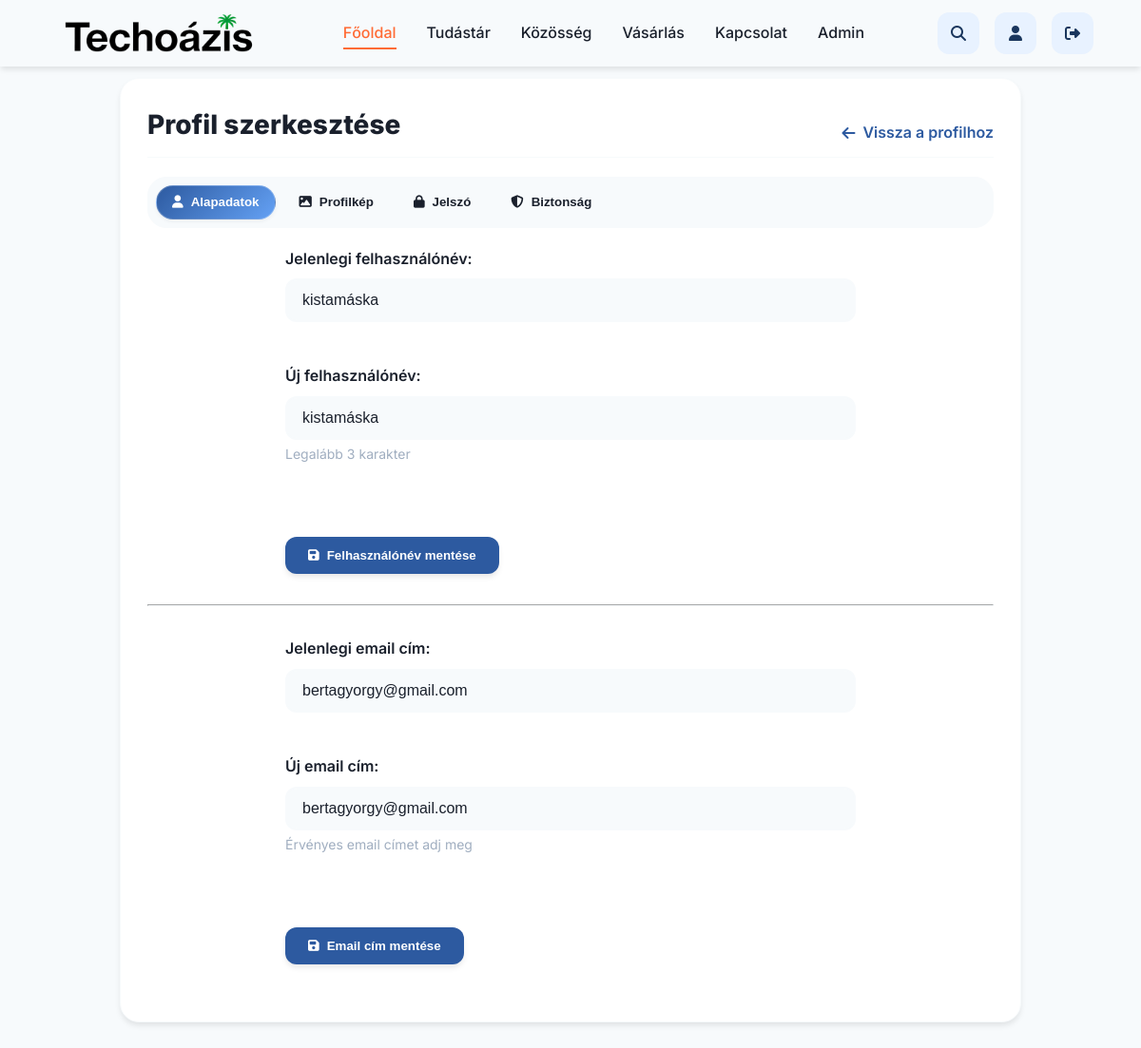
The page /profile_edit.php (signed in) on the database its author committed.
### tables this page shows
CREATE TABLE `users` (
  `user_id` int(11) NOT NULL,
  `username` varchar(100) NOT NULL,
  `email` varchar(255) NOT NULL,
  `user_password` varchar(255) NOT NULL,
  `is_active` char(1) NOT NULL DEFAULT 'A',
  `registration_date` datetime DEFAULT current_timestamp(),
  `user_role` char(1) NOT NULL,
  `ip` varchar(45) DEFAULT NULL,
  `activation_code` varchar(128) DEFAULT NULL,
  `profile_image` varchar(255) NOT NULL DEFAULT 'images/anonymous.png',
  `total_posts` int(11) DEFAULT 0,
  `total_comments` int(11) DEFAULT 0,
  `sold_items` int(11) DEFAULT 0,
  `bought_items` int(11) DEFAULT 0,
  `avg_rating` decimal(3,2) DEFAULT 0.00,
  `reset_token_hash` VARCHAR(64) NULL DEFAULT NULL,
  `reset_token_expires_at` DATETIME NULL DEFAULT NULL
);

### profile_edit.php (the view, shortened to what this page needs)
<?php
require_once ROOT_PATH . '/app/db.php';
$username = $_SESSION['username'];
$stmt = $conn->prepare("SELECT user_id, username, email, profile_image FROM users WHERE username = ?");
$stmt->bind_param("s", $username);
$stmt->execute();
$user = $stmt->get_result()->fetch_assoc();
$action = $_GET['action'] ?? 'general';
?>
<!DOCTYPE html>
<html lang="hu">
<head>
    <link rel="stylesheet" href="https://cdnjs.cloudflare.com/ajax/libs/font-awesome/6.7.2/css/all.min.css" />
    <link rel="stylesheet" href="<?= BASE_URL ?>/static/index.css">
    <link rel="stylesheet" href="<?= BASE_URL ?>/static/animations_microinteractions.css">
    <link rel="stylesheet" href="<?= BASE_URL ?>/static/button_system.css">
    <link rel="stylesheet" href="<?= BASE_URL ?>/static/modern_navbar.css">
    <link rel="stylesheet" href="<?= BASE_URL ?>/static/utility_classes.css">
    <link rel="stylesheet" href="<?= BASE_URL ?>/static/reset&base_styles.css">
    <link rel="stylesheet" href="<?= BASE_URL ?>/static/container&grid_system.css">
    <link rel="stylesheet" href="<?= BASE_URL ?>/static/profile_edit_style.css">
</head>
<body>
<?php include ROOT_PATH . '/views/navbar.php'; ?>
<div class="profile-edit-container">
    <div class="profile-edit-card">
    <div class="profile-edit-header">
        <h1>Profil szerkesztése</h1>
        <a href="<?= BASE_URL ?>/profile.php" class="back-btn">
            <i class="fas fa-arrow-left"></i> Vissza a profilhoz
        </a>
    </div>
    <div class="profile-edit-nav">
        <button class="nav-tab <?php echo $action === 'general' ? 'active' : ''; ?>" data-section="general">
            <i class="fas fa-user"></i> Alapadatok
        </button>
        <button class="nav-tab <?php echo $action === 'image' ? 'active' : ''; ?>" data-section="image">
            <i class="fas fa-image"></i> Profilkép
        </button>
        <button class="nav-tab <?php echo $action === 'password' ? 'active' : ''; ?>" data-section="password">
            <i class="fas fa-lock"></i> Jelszó
        </button>
        <button class="nav-tab <?php echo $action === 'security' ? 'active' : ''; ?>" data-section="security">
            <i class="fas fa-shield-alt"></i> Biztonság
        </button>
    </div>
    <section id="general-section" class="edit-section <?php echo $action === 'general' ? 'active' : ''; ?>">
        <form method="POST" class="edit-form">
            <div class="form-group">
                <label for="current_username">Jelenlegi felhasználónév:</label>
                <input type="text" id="current_username" class="form-control"
                       value="<?php echo htmlspecialchars($user['username']); ?>" disabled>
            </div>
            <div class="form-group">
                <label for="new_username">Új felhasználónév:</label>
                <input type="text" id="new_username" name="new_username" class="form-control"
                       value="<?php echo htmlspecialchars($user['username']); ?>" required minlength="3" maxlength="100">
                <div class="form-hint">Legalább 3 karakter</div>
            </div>
            <div class="form-actions">
                <button type="submit" class="btn-primary">
                    <i class="fas fa-save"></i> Felhasználónév mentése
                </button>
            </div>
        </form>
        <hr style="margin: 2rem 0; border-color: var(--border-color);">
        <form method="POST" class="edit-form">
            <div class="form-group">
                <label for="current_email">Jelenlegi email cím:</label>
                <input type="email" id="current_email" class="form-control"
                       value="<?php echo htmlspecialchars($user['email']); ?>" disabled>
            </div>
            <div class="form-group">
                <label for="new_email">Új email cím:</label>
                <input type="email" id="new_email" name="new_email" class="form-control"
                       value="<?php echo htmlspecialchars($user['email']); ?>" required>
                <div class="form-hint">Érvényes email címet adj meg</div>
            </div>
            <div class="form-actions">
                <button type="submit" class="btn-primary">
                    <i class="fas fa-save"></i> Email cím mentése
                </button>
            </div>
        </form>
    </section>
    </div>
</div>
</body>
</html>

### static/index.css (style rules this page uses)
:root { --primary-900: #0a192f; --primary-700: #1a365d; --primary-500: #2d5aa0; --primary-300: #64a1f4; --primary-100: #e8f2ff; --accent-600: #ff6b35; --accent-400: #ff9e6d; --accent-200: #ffd8c2; --neutral-900: #1a202c; --neutral-700: #4a5568; --neutral-500: #a0aec0; --neutral-300: #e2e8f0; --neutral-100: #f7fafc; --success: #10b981; --warning: #f59e0b; --danger: #ef4444; --info: #3b82f6; --admin-primary: #0a192f; --admin-secondary: #1a365d; --text-color: var(--neutral-900); --text-light: var(--neutral-700); --text-light-o: #cbd5e1; --item-name-text: var(--primary-700); --background: var(--neutral-100); --surface: white; --border-color: var(--neutral-100); --background-image: url('../images/desert_evening.jpeg') left/cover no-repeat; --shadow-sm: 0 2px 4px rgba(0, 0, 0, 0.05); --shadow-md: 0 4px 6px -1px rgba(0, 0, 0, 0.1); --shadow-lg: 0 10px 15px -3px rgba(0, 0, 0, 0.1); --shadow-xl: 0 20px 25px -5px rgba(0, 0, 0, 0.15); --transition-fast: 150ms ease; --transition-normal: 300ms ease; --transition-slow: 500ms ease; --navbar-height: 70px; --border-radius-sm: 8px; --border-radius-md: 12px; --border-radius-lg: 20px; --border-radius-xl: 30px; --dark-bg-alt: #e8f2ff; --dark-bg: #0f172a; --dark-surface: #1e293b; --dark-text: #f1f5f9; }

### static/button_system.css (style rules this page uses)
.btn-primary { background: linear-gradient(45deg, var(--accent-600), var(--accent-400)); color: white; box-shadow: var(--shadow-md); }

### static/profile_edit_style.css (style rules this page uses)
body { padding-top: 50px; }
.profile-edit-container { max-width: 980px; margin: 2rem auto; padding: 0 1rem; }
.profile-edit-card { background: var(--surface); border: 1px solid var(--border-color); border-radius: var(--border-radius-lg); box-shadow: var(--shadow-md); padding: 1.75rem; }
.profile-edit-header { display: flex; align-items: center; justify-content: space-between; gap: 1rem; margin-bottom: 1.25rem; padding-bottom: 0.75rem; border-bottom: 1px solid var(--border-color); }
.profile-edit-header h1 { font-size: 1.25rem; font-weight: 800; margin: 0; }
.profile-edit-header h1 { color: var(--text-color); font-size: 1.75rem; margin: 0; }
.profile-edit-nav { display: flex; gap: 0.5rem; margin-bottom: 1.25rem; flex-wrap: wrap; padding: 0.5rem; background: var(--neutral-100); border: 1px solid var(--border-color); border-radius: var(--border-radius-lg); }
.nav-tab { padding: 0.6rem 1rem; background: transparent; border: 1px solid transparent; border-radius: 999px; font-weight: bold; color: var(--text); cursor: pointer; transition: all var(--transition-fast); display: inline-flex; align-items: center; gap: 0.5rem; }
.nav-tab.active { color: #fff; background: linear-gradient(135deg, var(--primary-500), var(--primary-300)); box-shadow: var(--shadow-sm); border-color: rgba(255,255,255,0.22); }
.edit-section { background: transparent; border-radius: 0; padding: 0; box-shadow: none; margin-bottom: 2rem; display: none; }
.edit-section.active { display: block; animation: fadeIn 0.3s ease; }
.edit-form { max-width: 600px; margin: 0 auto; display: grid; gap: 1.25rem; }
.form-group { margin-bottom: 1.5rem; }
.form-group label { display: block; margin-bottom: 0.5rem; font-weight: 600; color: var(--text-color); }
.form-control { width: 100%; padding: 0.75rem 1rem; border: 2px solid var(--border-color); border-radius: var(--border-radius-md); font-size: 1rem; transition: border-color var(--transition-fast); background: var(--neutral-100); color: var(--text-color); }
.form-hint { font-size: 0.875rem; color: var(--neutral-500); margin-top: 0.25rem; }
.form-actions { display: flex; gap: 1rem; margin-top: 2rem; }
.btn-primary { background: var(--primary-500); color: white; padding: 0.75rem 1.5rem; border: none; border-radius: var(--border-radius-md); font-weight: 600; cursor: pointer; transition: background var(--transition-fast); display: flex; align-items: center; gap: 0.5rem; }
.back-btn { color: var(--primary-500); text-decoration: none; font-weight: 600; display: flex; align-items: center; gap: 0.5rem; margin-top: 1rem; }

### rows shown on the page
users: username "kistamáska", new_username "kistamáska", email "bertagyorgy@gmail.com", new_email "bertagyorgy@gmail.com"
